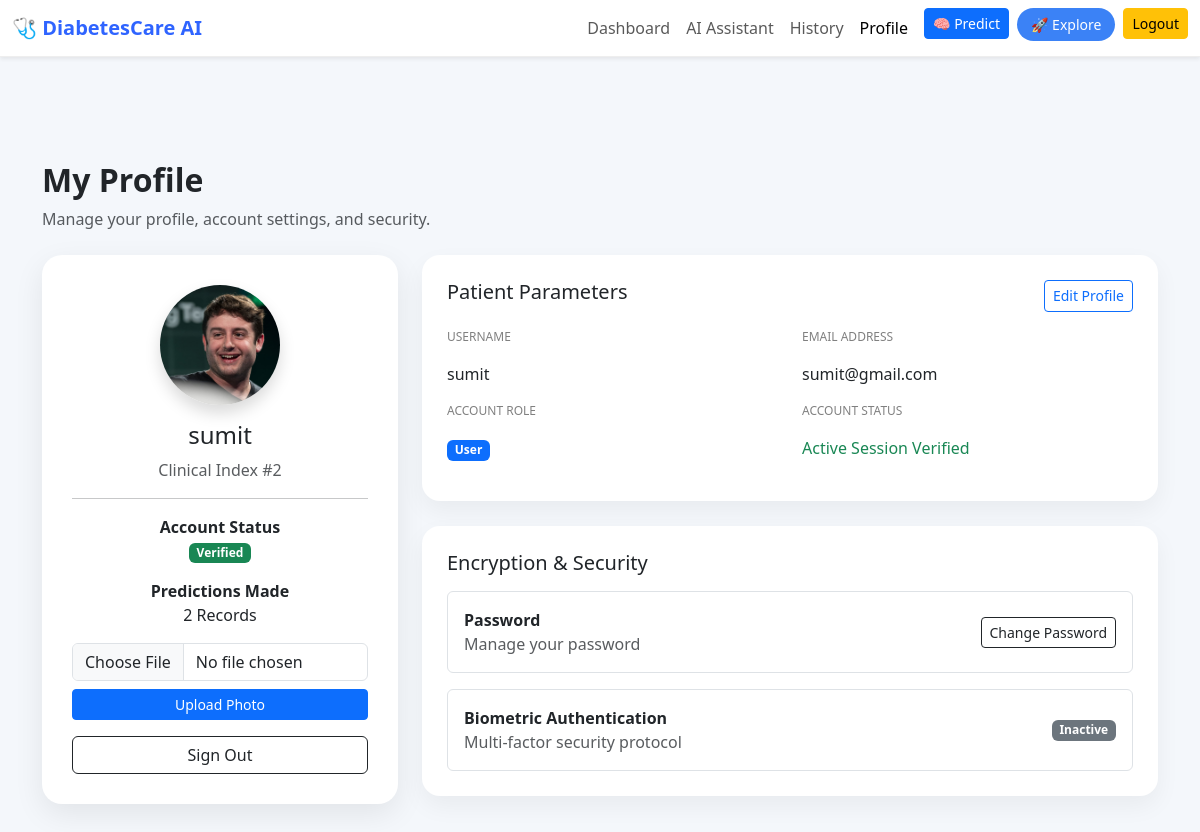
/profile (signed in), run on the app's committed database.
### tables this page shows
CREATE TABLE users (
            id INTEGER PRIMARY KEY AUTOINCREMENT,
            username TEXT,
            email TEXT,
            password TEXT
        , profile_pic TEXT DEFAULT 'default.png', role TEXT DEFAULT 'user');

### app.py (the view)
@app.route("/profile")
def profile():
    if "user_id" not in session:
        return redirect(url_for("login"))
    conn = sqlite3.connect("diabetes.db")
    c = conn.cursor()
    user_id = session["user_id"]
    c.execute(
        "SELECT username,email,role,profile_pic FROM users WHERE id=?",
        (user_id,)
    )
    user = c.fetchone()
    print("DEBUG USER:", user)   # 👈 check terminal
    c.execute(
        "SELECT COUNT(*) FROM predictions WHERE user_id=?",
        (user_id,)
    )
    prediction_count = c.fetchone()[0]
    conn.close()
    return render_template(
    "profile.html",
    username=user[0],
    email=user[1],
    role=user[2],
    profile_pic=user[3],
    prediction_count=prediction_count
)

### templates/profile.html (shortened to what this page needs)
<!DOCTYPE html>
<html lang="en">
<head>
<link href="https://cdn.jsdelivr.net/npm/bootstrap@5.3.2/dist/css/bootstrap.min.css" rel="stylesheet">
</head>
<body>
<nav class="navbar navbar-expand-lg shadow-sm">
<div class="container-fluid">
<a class="navbar-brand" href="/featureslogin">
🩺 DiabetesCare AI
</a>
<div class="collapse navbar-collapse" id="navbarNav">
<ul class="navbar-nav ms-auto">
<li class="nav-item">
<a class="nav-link" href="/featureslogin">Dashboard</a>
</li>
<li class="nav-item">
<a class="nav-link" href="/chat">AI Assistant</a>
</li>
<li class="nav-item">
<a class="nav-link" href="/history">History</a>
</li>
<li class="nav-item">
<a class="nav-link active" href="/profile">Profile</a>
</li>
<li class="nav-item ms-2">
<a class="btn btn-primary btn-sm" href="/home">🧠 Predict</a>
</li>
<li class="nav-item ms-2">
<a class="btn explore-btn btn-sm" href="/featureslogin">🚀 Explore</a>
</li>
<li class="nav-item ms-2">
<a class="btn btn-warning btn-sm" href="/logout">Logout</a>
</li>
</ul>
</div>
</div>
</nav>
<div class="container main py-4">
<h2 class="page-title">My Profile</h2>
<p class="text-muted">Manage your profile, account settings, and security.</p>
<div class="row mt-4">
<div class="col-md-4">
<div class="profile-card text-center">
<img src="{{ url_for('static', filename='profile_pics/' + profile_pic) }}" class="avatar shadow">
<h4 class="mt-3">{{ username }}</h4>
<p class="text-muted">Clinical Index #2</p>
<hr>
<p>
<strong>Account Status</strong><br>
<span class="badge bg-success">Verified</span>
</p>
<p>
<strong>Predictions Made</strong><br>
{{ prediction_count }} Records
</p>
<form action="/upload_profile_pic" method="POST" enctype="multipart/form-data">
<input type="file" name="profile_pic" class="form-control mb-2">
<button class="btn btn-primary btn-sm w-100">
Upload Photo
</button>
</form>
<a href="/logout" class="btn btn-outline-dark mt-3 w-100">
Sign Out
</a>
</div>
</div>
<div class="col-md-8">
<div class="card-box">
<div class="d-flex justify-content-between">
<h5>Patient Parameters</h5>
<a href="/edit_profile" class="btn btn-outline-primary btn-sm">
Edit Profile
</a>
</div>
<div class="row mt-3">
<div class="col-md-6">
<p class="label">USERNAME</p>
<p class="value">{{ username }}</p>
</div>
<div class="col-md-6">
<p class="label">EMAIL ADDRESS</p>
<p class="value">{{ email }}</p>
</div>
<div class="col-md-6">
<p class="label">ACCOUNT ROLE</p>
{% if role == "admin" %}
<span class="badge bg-danger">Admin</span>
{% else %}
<span class="badge bg-primary">User</span>
{% endif %}
</div>
<div class="col-md-6">
<p class="label">ACCOUNT STATUS</p>
<p class="value text-success">Active Session Verified</p>
</div>
</div>
</div>
<div class="card-box">
<h5 class="mb-3">Encryption & Security</h5>
<div class="d-flex justify-content-between align-items-center border p-3 rounded mb-3">
<div>
<strong>Password</strong>
<p class="text-muted mb-0">Manage your password</p>
</div>
<a href="/change_password" class="btn btn-outline-dark btn-sm">
Change Password
</a>
</div>
<div class="d-flex justify-content-between align-items-center border p-3 rounded">
<div>
<strong>Biometric Authentication</strong>
<p class="text-muted mb-0">Multi-factor security protocol</p>
</div>
<span class="badge bg-secondary">Inactive</span>
</div>
</div>
</div>
</div>
</div>
</body>
</html>

### templates/profile.html (style rules this page uses)
body { background:#f4f7fb; font-family:"Segoe UI", sans-serif; }
.navbar { background:white !important; border-bottom:1px solid #eee; }
.navbar-brand { font-weight:700; color:#2f64ff !important; }
.explore-btn { background:#3b82f6; border:none; border-radius:20px; padding:6px 14px; color:white; }
.main { margin-top:80px; }
.page-title { font-weight:700; }
.profile-card { background:white; border-radius:20px; padding:30px; box-shadow:0 10px 30px rgba(0,0,0,0.08); }
.avatar { width:120px; height:120px; border-radius:50%; object-fit:cover; }
.card-box { background:white; border-radius:18px; padding:25px; box-shadow:0 10px 25px rgba(0,0,0,0.05); margin-bottom:25px; }
.label { font-size:12px; color:gray; }
.value { font-weight:500; }

### data on the page
users: profile_pic (picture), username "sumit", email "sumit@gmail.com"

### other printed values
{{ prediction_count }} "2"
